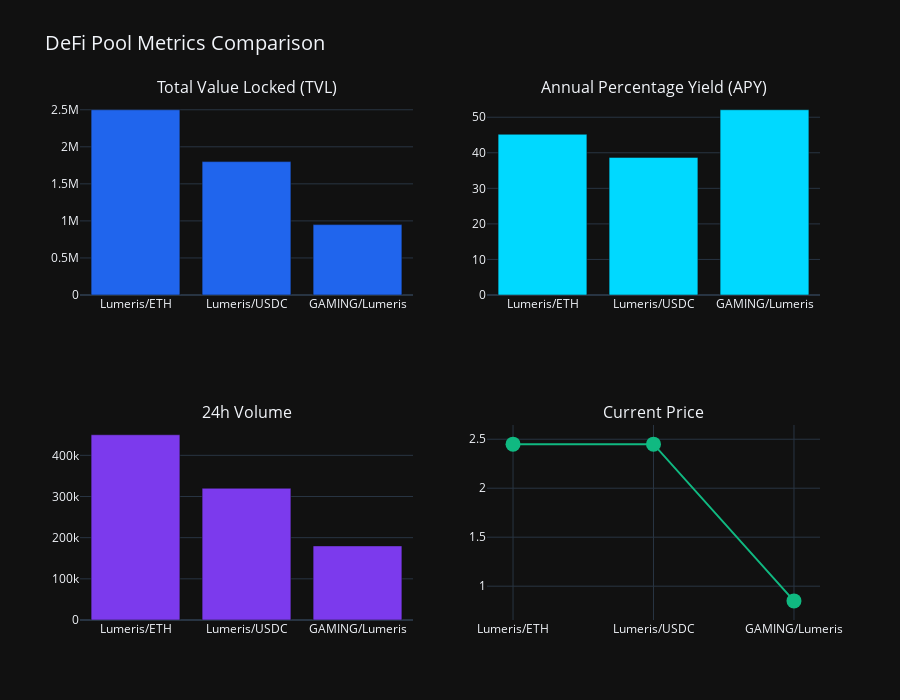

Write notebook code for a chart like this one.
### Code cell
# Interactive pool comparison using Plotly
fig = make_subplots(
    rows=2, cols=2,
    subplot_titles=('Total Value Locked (TVL)', 'Annual Percentage Yield (APY)', 
                   '24h Volume', 'Current Price'),
    specs=[[{'type': 'bar'}, {'type': 'bar'}],
           [{'type': 'bar'}, {'type': 'scatter'}]]
)

# TVL
fig.add_trace(
    go.Bar(x=pools_df['name'], y=pools_df['tvl'], 
           marker_color=CYBER_BLUE, name='TVL'),
    row=1, col=1
)

# APY
fig.add_trace(
    go.Bar(x=pools_df['name'], y=pools_df['apy'], 
           marker_color=CYBER_CYAN, name='APY'),
    row=1, col=2
)

# Volume
fig.add_trace(
    go.Bar(x=pools_df['name'], y=pools_df['volume_24h'], 
           marker_color='#7c3aed', name='Volume'),
    row=2, col=1
)

# Price
fig.add_trace(
    go.Scatter(x=pools_df['name'], y=pools_df['current_price'], 
              mode='markers+lines', marker_size=15,
              marker_color='#10b981', name='Price'),
    row=2, col=2
)

fig.update_layout(
    height=700,
    showlegend=False,
    title_text="DeFi Pool Metrics Comparison",
    title_font_size=20,
    template='plotly_dark'
)

fig.show()

### Figure 1 — Plotly figure (JSON) as saved in the notebook; plotly's stock layout.template omitted (floating-point values rounded to 4 significant figures)
{"data": [{"marker": {"color": "#2065ed"}, "name": "TVL", "type": "bar", "x": ["Lumeris/ETH", "Lumeris/USDC", "GAMING/Lumeris"], "xaxis": "x", "y": [2500000, 1800000, 950000], "yaxis": "y"}, {"marker": {"color": "#00d9ff"}, "name": "APY", "type": "bar", "x": ["Lumeris/ETH", "Lumeris/USDC", "GAMING/Lumeris"], "xaxis": "x2", "y": [45.2, 38.7, 52.1], "yaxis": "y2"}, {"marker": {"color": "#7c3aed"}, "name": "Volume", "type": "bar", "x": ["Lumeris/ETH", "Lumeris/USDC", "GAMING/Lumeris"], "xaxis": "x3", "y": [450000, 320000, 180000], "yaxis": "y3"}, {"marker": {"color": "#10b981", "size": 15}, "mode": "markers+lines", "name": "Price", "type": "scatter", "x": ["Lumeris/ETH", "Lumeris/USDC", "GAMING/Lumeris"], "xaxis": "x4", "y": [2.45, 2.45, 0.85], "yaxis": "y4"}], "layout": {"annotations": [{"font": {"size": 16}, "showarrow": false, "text": "Total Value Locked (TVL)", "x": 0.225, "xanchor": "center", "xref": "paper", "y": 1.0, "yanchor": "bottom", "yref": "paper"}, {"font": {"size": 16}, "showarrow": false, "text": "Annual Percentage Yield (APY)", "x": 0.775, "xanchor": "center", "xref": "paper", "y": 1.0, "yanchor": "bottom", "yref": "paper"}, {"font": {"size": 16}, "showarrow": false, "text": "24h Volume", "x": 0.225, "xanchor": "center", "xref": "paper", "y": 0.375, "yanchor": "bottom", "yref": "paper"}, {"font": {"size": 16}, "showarrow": false, "text": "Current Price", "x": 0.775, "xanchor": "center", "xref": "paper", "y": 0.375, "yanchor": "bottom", "yref": "paper"}], "height": 700, "showlegend": false, "title": {"font": {"size": 20}, "text": "DeFi Pool Metrics Comparison"}, "xaxis": {"anchor": "y", "domain": [0.0, 0.45]}, "xaxis2": {"anchor": "y2", "domain": [0.55, 1.0]}, "xaxis3": {"anchor": "y3", "domain": [0.0, 0.45]}, "xaxis4": {"anchor": "y4", "domain": [0.55, 1.0]}, "yaxis": {"anchor": "x", "domain": [0.625, 1.0]}, "yaxis2": {"anchor": "x2", "domain": [0.625, 1.0]}, "yaxis3": {"anchor": "x3", "domain": [0.0, 0.375]}, "yaxis4": {"anchor": "x4", "domain": [0.0, 0.375]}}}
